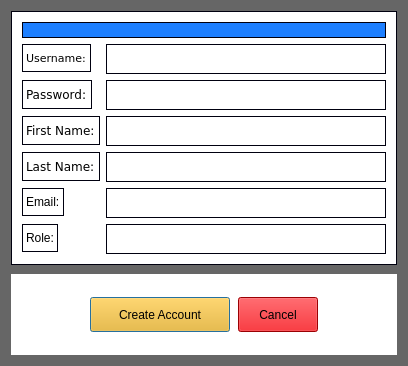
<?xml version="1.0" encoding="UTF-8"?>
<ui version="4.0">
 <class>CreateAccount</class>
 <widget class="QDialog" name="CreateAccount">
  <property name="geometry">
   <rect>
    <x>0</x>
    <y>0</y>
    <width>408</width>
    <height>366</height>
   </rect>
  </property>
  <property name="windowTitle">
   <string>Dialog</string>
  </property>
  <property name="styleSheet">
   <string notr="true">background-color: rgb(102, 102, 102);</string>
  </property>
  <layout class="QVBoxLayout" name="verticalLayout">
   <property name="spacing">
    <number>9</number>
   </property>
   <item>
    <widget class="QFrame" name="frame">
     <property name="styleSheet">
      <string notr="true">border: 1px solid rgb(0,0,15);
borde-radius:5px;
background-color:white;
color:black;</string>
     </property>
     <layout class="QFormLayout" name="formLayout">
      <property name="leftMargin">
       <number>10</number>
      </property>
      <property name="topMargin">
       <number>10</number>
      </property>
      <property name="rightMargin">
       <number>10</number>
      </property>
      <property name="bottomMargin">
       <number>10</number>
      </property>
      <item row="0" column="0" colspan="2">
       <widget class="QLabel" name="errorMsgs">
        <property name="styleSheet">
         <string notr="true">background-color: rgb(29, 127, 255);</string>
        </property>
        <property name="text">
         <string/>
        </property>
       </widget>
      </item>
      <item row="1" column="0">
       <widget class="QLabel" name="label">
        <property name="minimumSize">
         <size>
          <width>0</width>
          <height>0</height>
         </size>
        </property>
        <property name="font">
         <font>
          <family>Verdana</family>
          <pointsize>8</pointsize>
         </font>
        </property>
        <property name="text">
         <string>Username:</string>
        </property>
       </widget>
      </item>
      <item row="1" column="1">
       <widget class="QLineEdit" name="uname">
        <property name="minimumSize">
         <size>
          <width>0</width>
          <height>30</height>
         </size>
        </property>
       </widget>
      </item>
      <item row="2" column="0">
       <widget class="QLabel" name="label_2">
        <property name="font">
         <font>
          <family>Verdana</family>
         </font>
        </property>
        <property name="text">
         <string>Password:</string>
        </property>
       </widget>
      </item>
      <item row="2" column="1">
       <widget class="QLineEdit" name="pword">
        <property name="minimumSize">
         <size>
          <width>0</width>
          <height>30</height>
         </size>
        </property>
        <property name="inputMethodHints">
         <set>Qt::ImhHiddenText|Qt::ImhNoAutoUppercase|Qt::ImhNoPredictiveText|Qt::ImhSensitiveData</set>
        </property>
        <property name="echoMode">
         <enum>QLineEdit::Password</enum>
        </property>
       </widget>
      </item>
      <item row="3" column="0">
       <widget class="QLabel" name="label_3">
        <property name="font">
         <font>
          <family>Verdana</family>
         </font>
        </property>
        <property name="text">
         <string>First Name:</string>
        </property>
       </widget>
      </item>
      <item row="3" column="1">
       <widget class="QLineEdit" name="fname">
        <property name="minimumSize">
         <size>
          <width>0</width>
          <height>30</height>
         </size>
        </property>
       </widget>
      </item>
      <item row="4" column="0">
       <widget class="QLabel" name="label_4">
        <property name="font">
         <font>
          <family>Verdana</family>
         </font>
        </property>
        <property name="text">
         <string>Last Name:</string>
        </property>
       </widget>
      </item>
      <item row="4" column="1">
       <widget class="QLineEdit" name="lname">
        <property name="minimumSize">
         <size>
          <width>0</width>
          <height>30</height>
         </size>
        </property>
       </widget>
      </item>
      <item row="5" column="0">
       <widget class="QLabel" name="label_5">
        <property name="text">
         <string>Email:</string>
        </property>
        <property name="alignment">
         <set>Qt::AlignLeading|Qt::AlignLeft|Qt::AlignVCenter</set>
        </property>
       </widget>
      </item>
      <item row="5" column="1">
       <widget class="QLineEdit" name="email">
        <property name="minimumSize">
         <size>
          <width>0</width>
          <height>30</height>
         </size>
        </property>
        <property name="inputMethodHints">
         <set>Qt::ImhEmailCharactersOnly</set>
        </property>
       </widget>
      </item>
      <item row="6" column="0">
       <widget class="QLabel" name="label_6">
        <property name="text">
         <string>Role:</string>
        </property>
       </widget>
      </item>
      <item row="6" column="1">
       <widget class="QLineEdit" name="role">
        <property name="minimumSize">
         <size>
          <width>0</width>
          <height>30</height>
         </size>
        </property>
       </widget>
      </item>
     </layout>
    </widget>
   </item>
   <item>
    <widget class="QFrame" name="frame">
     <property name="styleSheet">
      <string notr="true">
background-color:rgb(255, 255, 255);
</string>
     </property>
     <layout class="QHBoxLayout" name="horizontalLayout">
      <property name="spacing">
       <number>8</number>
      </property>
      <item>
       <spacer name="horizontalSpacer">
        <property name="orientation">
         <enum>Qt::Horizontal</enum>
        </property>
        <property name="sizeHint" stdset="0">
         <size>
          <width>40</width>
          <height>20</height>
         </size>
        </property>
       </spacer>
      </item>
      <item>
       <widget class="QPushButton" name="createAcct">
        <property name="minimumSize">
         <size>
          <width>140</width>
          <height>35</height>
         </size>
        </property>
        <property name="styleSheet">
         <string notr="true">
background-color: rgb(255, 180, 6);
color:black;</string>
        </property>
        <property name="text">
         <string>Create Account</string>
        </property>
       </widget>
      </item>
      <item>
       <widget class="QPushButton" name="Cancel">
        <property name="minimumSize">
         <size>
          <width>0</width>
          <height>35</height>
         </size>
        </property>
        <property name="styleSheet">
         <string notr="true">
background-color: rgb(216, 0, 4);
color:black;</string>
        </property>
        <property name="text">
         <string>Cancel</string>
        </property>
       </widget>
      </item>
      <item>
       <spacer name="horizontalSpacer_2">
        <property name="orientation">
         <enum>Qt::Horizontal</enum>
        </property>
        <property name="sizeHint" stdset="0">
         <size>
          <width>40</width>
          <height>20</height>
         </size>
        </property>
       </spacer>
      </item>
     </layout>
    </widget>
   </item>
  </layout>
 </widget>
 <resources/>
 <connections/>
</ui>
